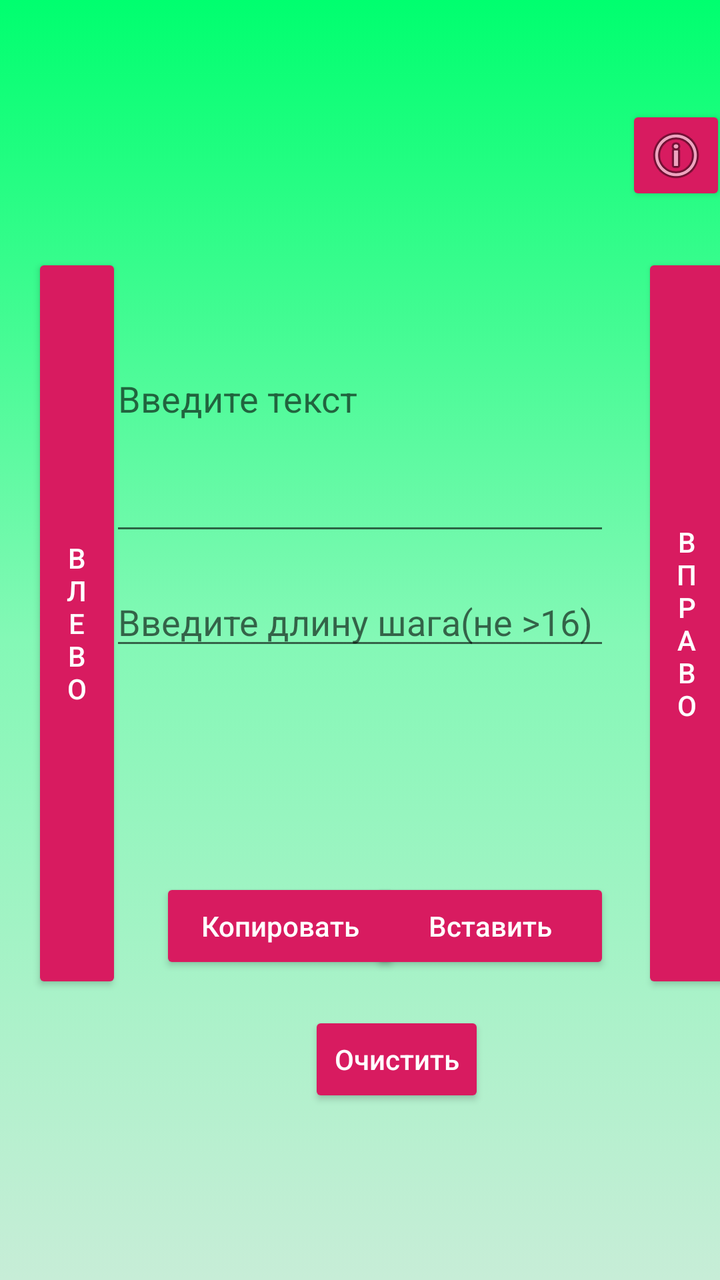
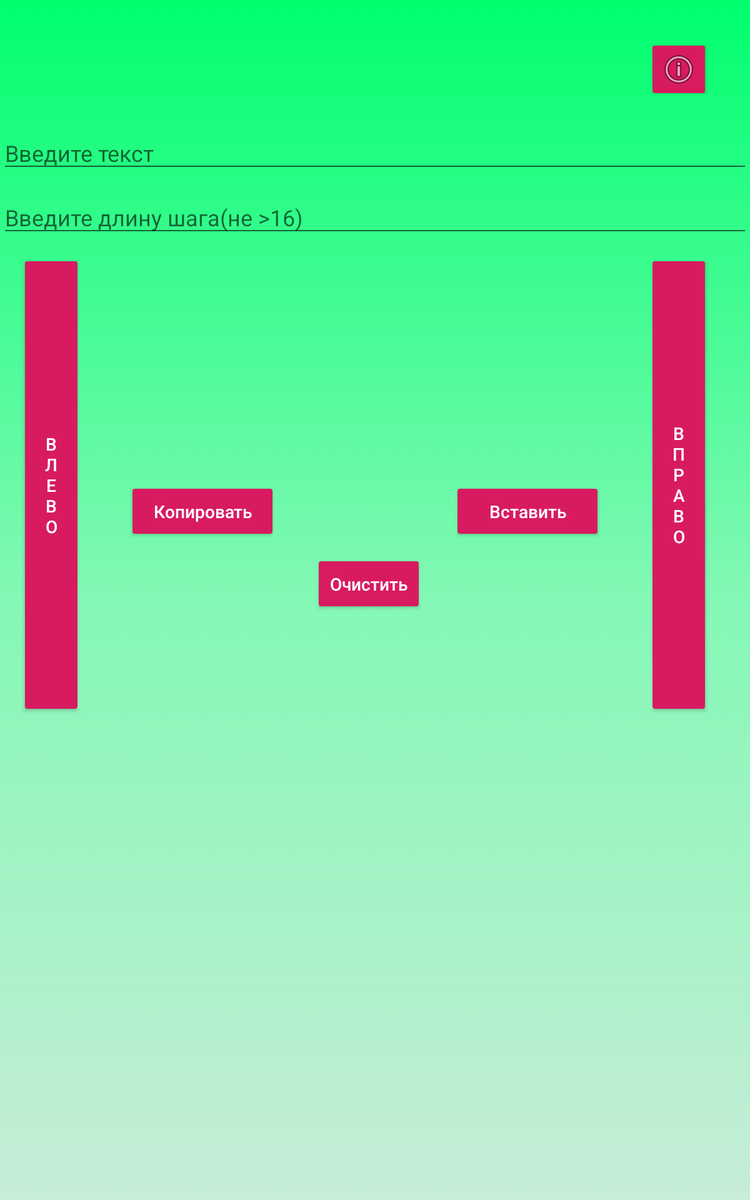

First picture: res/layout/ on a phone held upright. Second picture: the repository's own variant of that layout, on a device whose configuration matches the variant's folder. Source for both follows.
<!-- AndroidManifest.xml: application theme AppTheme -->
<!-- res/layout/caesar_activity.xml -->
<?xml version="1.0" encoding="utf-8"?>
<androidx.constraintlayout.widget.ConstraintLayout
        xmlns:android="http://schemas.android.com/apk/res/android"
        xmlns:tools="http://schemas.android.com/tools"
        xmlns:app="http://schemas.android.com/apk/res-auto"
        android:layout_width="match_parent"
        android:layout_height="match_parent"
        android:background="@drawable/background"
        tools:context=".ui.Algorithms.Caesar">

    <EditText
            android:layout_width="250dp"
            android:layout_height="150dp"
            android:inputType="text"
            android:hint="@string/Введите_текст"
            android:id="@+id/input_text"
            app:layout_constraintStart_toStartOf="parent"
            app:layout_constraintTop_toTopOf="parent"
            app:layout_constraintBottom_toBottomOf="parent"
            app:layout_constraintEnd_toEndOf="parent"
            app:layout_constraintHorizontal_bias="0.5"
            app:layout_constraintVertical_bias="0.25"/>
    <EditText
            android:layout_width="250dp"
            android:layout_height="wrap_content"
            android:id="@+id/password"
            android:hint="Введите длину шага(не >16)"
            app:layout_constraintTop_toBottomOf="@+id/input_text"
            android:layout_marginTop="16dp"
            app:layout_constraintStart_toStartOf="@+id/input_text"/>
    <TextView
            android:layout_width="261dp"
            android:layout_height="67dp"
            android:layout_y="339dp"
            android:layout_x="74dp"
            android:id="@+id/secret_text"
            android:gravity="center"
            app:layout_constraintTop_toBottomOf="@+id/password"
            android:layout_marginTop="8dp"
            app:layout_constraintStart_toStartOf="@+id/password"
            app:layout_constraintBottom_toBottomOf="@+id/BtnDecrypt"
            app:layout_constraintVertical_bias="0.152"/>
    <Button
            style="@style/Widget.AppCompat.Button.Colored"
            android:text="В\nл\nе\nв\nо"
            android:layout_width="45dp"
            android:layout_height="370dp"
            android:id="@+id/BtnEncrypt"
            app:layout_constraintTop_toTopOf="@+id/input_text"
            app:layout_constraintStart_toStartOf="parent"
            android:layout_marginLeft="16dp"
            android:layout_marginStart="16dp"
            app:layout_constraintEnd_toStartOf="@+id/input_text"
            android:layout_marginTop="4dp"
            app:layout_constraintHorizontal_bias="0.0"/>
    <Button
            style="@style/Widget.AppCompat.Button.Colored"
            android:text="В\nп\nр\nа\nв\nо"
            android:layout_width="45dp"
            android:layout_height="370dp"
            android:id="@+id/BtnDecrypt"
            app:layout_constraintTop_toTopOf="@+id/input_text"
            app:layout_constraintStart_toEndOf="@+id/input_text"
            android:layout_marginStart="16dp"
            app:layout_constraintEnd_toEndOf="parent"
            app:layout_constraintHorizontal_bias="0.0"
            android:layout_marginTop="4dp"
            android:layout_marginLeft="16dp"/>
    <Button
            style="@style/Widget.AppCompat.Button.Colored"
            android:text="Очистить"
            android:textAllCaps="false"
            android:layout_width="wrap_content"
            android:layout_height="wrap_content"
            android:onClick="MainClick"
            android:id="@+id/BtnClearText"
            android:layout_y="613dp"
            android:layout_x="155dp"
            app:layout_constraintStart_toStartOf="@+id/BtnCopyText"
            app:layout_constraintTop_toBottomOf="@+id/BtnCopyText"
            android:layout_marginStart="72dp"
            app:layout_constraintBottom_toBottomOf="parent"
            app:layout_constraintVertical_bias="0.179"
            app:layout_constraintHorizontal_bias="0.038"
            tools:ignore="OnClick"
            app:layout_constraintEnd_toEndOf="@+id/BtnPasteText"/>
    <Button
            style="@style/Widget.AppCompat.Button.Colored"
            android:text="Копировать"
            android:textAllCaps="false"
            android:layout_width="120dp"
            android:layout_height="wrap_content"
            android:onClick="MainClick"
            android:id="@+id/BtnCopyText"
            app:layout_constraintTop_toBottomOf="@+id/secret_text"
            android:layout_marginTop="20dp"
            app:layout_constraintStart_toStartOf="parent"
            android:layout_marginLeft="80dp"
            android:layout_marginStart="80dp"
            tools:ignore="OnClick"/>
    <Button
            style="@style/Widget.AppCompat.Button.Colored"
            android:text="Вставить"
            android:textAllCaps="false"
            android:layout_width="120dp"
            android:layout_height="wrap_content"
            android:onClick="MainClick"
            android:id="@+id/BtnPasteText"
            app:layout_constraintTop_toTopOf="@+id/BtnCopyText"
            app:layout_constraintEnd_toStartOf="@+id/BtnDecrypt"
            android:layout_marginEnd="16dp"
            android:layout_marginRight="16dp"
            tools:ignore="OnClick"/>
    <ImageButton
            style="@style/Widget.AppCompat.Button.Colored"
            android:layout_width="50dp"
            android:layout_height="50dp"
            app:srcCompat="@android:drawable/ic_menu_info_details"
            app:layout_constraintBottom_toTopOf="@+id/input_text"
            android:layout_marginBottom="20dp"
            app:layout_constraintStart_toEndOf="@+id/input_text"
            android:layout_marginLeft="8dp"
            android:layout_marginStart="8dp"
            app:layout_constraintTop_toTopOf="parent"
            app:layout_constraintVertical_bias="1.0"
            android:id="@+id/BtnInfo"/>
</androidx.constraintlayout.widget.ConstraintLayout>
<!-- resources referenced by this layout -->
<resources>
  <!-- drawable background (drawable) -->
  <?xml version="1.0" encoding="utf-8"?>
  <selector
          xmlns:android="http://schemas.android.com/apk/res/android">
      <item>
          <shape android:shape="rectangle">
              <gradient
                      android:angle="-90"
                        android:gradientRadius="750"
                        android:startColor="@color/BackgroundStart"
                        android:centerColor="@color/BackgroundCenter"
                        android:endColor="@color/BackgroundEnd"
              />
          </shape>
      </item>
  </selector>
  <!-- from res/values-v19/ -->
  <style name="AppTheme" parent="Theme.AppCompat.DayNight.DarkActionBar">
          <item name="colorPrimary">@color/colorPrimary</item>
          <item name="colorPrimaryDark">@color/colorPrimaryDark</item>
          <item name="colorAccent">@color/colorAccent</item>
          <item name="android:windowTranslucentNavigation">true</item>
          <item name="android:navigationBarColor">@android:color/transparent</item>
      </style>
  <color name="BackgroundStart">#00FF6F</color>
  <color name="BackgroundCenter">#84F8B6</color>
  <color name="BackgroundEnd">#C7EDD7</color>
  <color name="colorPrimary">#35a393</color>
  <color name="colorPrimaryDark">#257569</color>
  <color name="colorAccent">#D81B60</color>
</resources>
<!-- res/layout-sw600dp/caesar_activity.xml (the repository's variant of the layout above) -->
<!-- drawn on a 7-inch tablet held upright -->
<?xml version="1.0" encoding="utf-8"?>
<androidx.constraintlayout.widget.ConstraintLayout
        xmlns:android="http://schemas.android.com/apk/res/android"
        xmlns:tools="http://schemas.android.com/tools"
        xmlns:app="http://schemas.android.com/apk/res-auto"
        android:layout_width="match_parent"
        android:layout_height="match_parent"
        android:background="@drawable/background"
        tools:context=".ui.Algorithms.Caesar">

    <EditText
            android:layout_width="match_parent"
            android:layout_height="wrap_content"
            android:inputType="text"
            android:hint="@string/Введите_текст"
            android:id="@+id/input_text"
            app:layout_constraintStart_toStartOf="@+id/password"
            app:layout_constraintEnd_toEndOf="@+id/password"
            app:layout_constraintTop_toTopOf="parent"
            android:layout_marginTop="100dp"
            app:layout_constraintHorizontal_bias="1.0"/>
    <EditText
            android:layout_width="match_parent"
            android:layout_height="wrap_content"
            android:id="@+id/password"
            android:inputType="phone"
            android:hint="Введите длину шага(не >16)"
            app:layout_constraintTop_toBottomOf="@+id/input_text"
            android:layout_marginTop="10dp"
            app:layout_constraintEnd_toEndOf="parent"
            tools:ignore="TextFields"/>
    <TextView
            android:layout_width="399dp"
            android:layout_height="162dp"
            android:id="@+id/secret_text"
            android:gravity="center"
            app:layout_constraintStart_toEndOf="@+id/BtnEncrypt"
            android:layout_marginStart="32dp"
            app:layout_constraintTop_toBottomOf="@+id/password"
            android:layout_marginTop="10dp"/>
    <Button
            style="@style/Widget.AppCompat.Button.Colored"
            android:text="В\nл\nе\nв\nо"
            android:layout_width="50dp"
            android:layout_height="370dp"
            android:id="@+id/BtnEncrypt"
            app:layout_constraintStart_toStartOf="parent"
            android:layout_marginStart="16dp"
            app:layout_constraintBottom_toBottomOf="parent"
            android:layout_marginBottom="364dp"
            app:layout_constraintTop_toTopOf="@+id/secret_text"
            app:layout_constraintVertical_bias="0"/>
    <Button
            style="@style/Widget.AppCompat.Button.Colored"
            android:text="В\nп\nр\nа\nв\nо"
            android:layout_width="50dp"
            android:layout_height="370dp"
            android:id="@+id/BtnDecrypt"
            app:layout_constraintTop_toTopOf="parent"
            app:layout_constraintEnd_toEndOf="parent"
            android:layout_marginEnd="32dp"
            android:layout_marginTop="328dp"
            app:layout_constraintBottom_toBottomOf="@+id/BtnEncrypt"
            app:layout_constraintVertical_bias="1.0"/>
    <Button
            style="@style/Widget.AppCompat.Button.Colored"
            android:text="Очистить"
            android:textAllCaps="false"
            android:layout_width="wrap_content"
            android:layout_height="wrap_content"
            android:onClick="MainClick"
            android:id="@+id/BtnClearText"
            android:layout_y="613dp"
            android:layout_x="155dp"
            app:layout_constraintStart_toStartOf="@+id/BtnCopyText"
            app:layout_constraintTop_toBottomOf="@+id/BtnCopyText"
            android:layout_marginStart="72dp"
            app:layout_constraintHorizontal_bias="0.35"
            tools:ignore="OnClick"
            app:layout_constraintEnd_toEndOf="@+id/BtnPasteText"
            android:layout_marginTop="10dp"/>
    <Button
            style="@style/Widget.AppCompat.Button.Colored"
            android:text="Копировать"
            android:textAllCaps="false"
            android:layout_width="120dp"
            android:layout_height="wrap_content"
            android:onClick="MainClick"
            android:id="@+id/BtnCopyText"
            app:layout_constraintTop_toBottomOf="@+id/secret_text"
            android:layout_marginTop="20dp"
            tools:ignore="OnClick"
            app:layout_constraintStart_toEndOf="@+id/BtnEncrypt"
            android:layout_marginStart="36dp"/>
    <Button
            style="@style/Widget.AppCompat.Button.Colored"
            android:text="Вставить"
            android:textAllCaps="false"
            android:layout_width="120dp"
            android:layout_height="wrap_content"
            android:onClick="MainClick"
            android:id="@+id/BtnPasteText"
            app:layout_constraintTop_toTopOf="@+id/BtnCopyText"
            app:layout_constraintEnd_toStartOf="@+id/BtnDecrypt"
            android:layout_marginEnd="36dp"
            tools:ignore="OnClick"
            android:layout_marginTop="0dp"/>
    <ImageButton
            style="@style/Widget.AppCompat.Button.Colored"
            android:layout_width="50dp"
            android:layout_height="50dp"
            app:srcCompat="@android:drawable/ic_menu_info_details"
            android:id="@+id/BtnInfo"
            app:layout_constraintStart_toStartOf="@+id/BtnDecrypt"
            app:layout_constraintEnd_toEndOf="@+id/BtnDecrypt"
            app:layout_constraintTop_toTopOf="parent"
            app:layout_constraintBottom_toTopOf="@+id/BtnDecrypt"
            app:layout_constraintHorizontal_bias="0.0"
            app:layout_constraintVertical_bias="0.2"/>
</androidx.constraintlayout.widget.ConstraintLayout>
